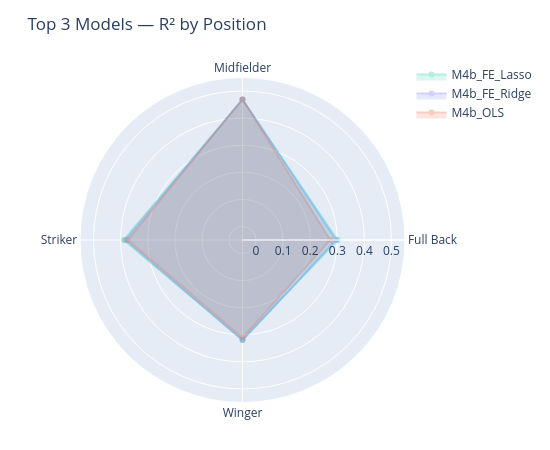

The cell this chart's notebook holds for it:
### Code cell
# Radar chart: R² by position for top 3 models
top_models = pivot_r2.mean().nlargest(3).index.tolist()
positions = pivot_r2.index.tolist()

fig = go.Figure()
colors_radar = ['#00CC96', '#636EFA', '#EF553B']
for i, m in enumerate(top_models):
    vals = pivot_r2.loc[:, m].tolist()
    vals.append(vals[0])  # close the polygon
    fig.add_trace(go.Scatterpolar(
        r=vals,
        theta=positions + [positions[0]],
        name=m,
        line=dict(color=colors_radar[i], width=2),
        fill='toself',
        opacity=0.3,
    ))

fig.update_layout(
    polar=dict(radialaxis=dict(visible=True, range=[-0.05, 0.55])),
    title='Top 3 Models \u2014 R\u00b2 by Position',
    height=450, width=550,
    margin=dict(t=60, b=30, l=80, r=80),
)
fig.show()

### Figure 1 — Plotly figure (JSON) as saved in the notebook; plotly's stock layout.template omitted (floating-point values rounded to 4 significant figures)
{"data": [{"fill": "toself", "line": {"color": "#00CC96", "width": 2}, "name": "M4b_FE_Lasso", "opacity": 0.3, "r": [0.3008, 0.468, 0.3883, 0.3191, 0.3008], "theta": ["Full Back", "Midfielder", "Striker", "Winger", "Full Back"], "type": "scatterpolar"}, {"fill": "toself", "line": {"color": "#636EFA", "width": 2}, "name": "M4b_FE_Ridge", "opacity": 0.3, "r": [0.2944, 0.4693, 0.3811, 0.3193, 0.2944], "theta": ["Full Back", "Midfielder", "Striker", "Winger", "Full Back"], "type": "scatterpolar"}, {"fill": "toself", "line": {"color": "#EF553B", "width": 2}, "name": "M4b_OLS", "opacity": 0.3, "r": [0.2731, 0.4688, 0.3727, 0.3102, 0.2731], "theta": ["Full Back", "Midfielder", "Striker", "Winger", "Full Back"], "type": "scatterpolar"}], "layout": {"height": 450, "margin": {"b": 30, "l": 80, "r": 80, "t": 60}, "polar": {"radialaxis": {"range": [-0.05, 0.55], "visible": true}}, "title": {"text": "Top 3 Models — R² by Position"}, "width": 550}}
